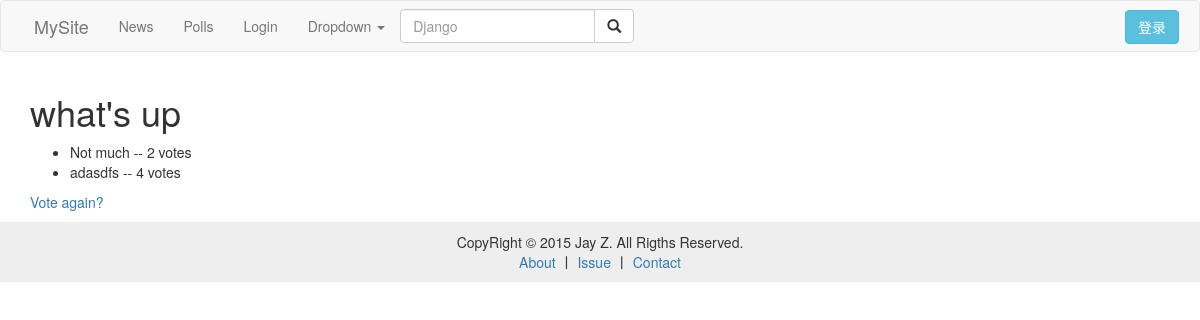
Page /polls/1/results/ on the committed database.
### polls/models.py (models this page shows, shortened)
class Question(models.Model):
	question_text = models.CharField(max_length=20)
	pub_date = models.DateTimeField('date published')
	def was_published_recently(self):
		now = timezone.now()
		return now - datetime.timedelta(days=1) <= self.pub_date <=now
	was_published_recently.admin_order_field = 'pub_date'
	was_published_recently.boolean = True
	was_published_recently.short_description = 'Published recently?'

class Choice(models.Model):
	question = models.ForeignKey(Question)
	choice_text = models.CharField(max_length=20)
	votes = models.IntegerField(default=0)

### polls/views.py (the view)
# urls.py: url(r'^(?P<question_id>[0-9]+)/results/$', views.results, name='results'),
def results(req, question_id):
	question = get_object_or_404(Question, pk=question_id)
	return render(req, 'polls/results.html', {'question':question})

### polls/templates/polls/results.html (shortened to what this page needs)
{% extends 'base.html' %}
{% block page-content %}
<h1>{{ question.question_text }}</h1>
<ul>
{% for choice in question.choice_set.all %}
    <li>{{ choice.choice_text }} -- {{ choice.votes }} vote{{ choice.votes|pluralize }}</li>
{% endfor %}
</ul>
<a href="{% url 'polls:detail' question.id %}">Vote again?</a>
{% endblock %}

### rows in the picture
Question: question_text "what's up"
Choice: choice_text "Not much", votes "2"
Choice: choice_text "adasdfs", votes "4"
